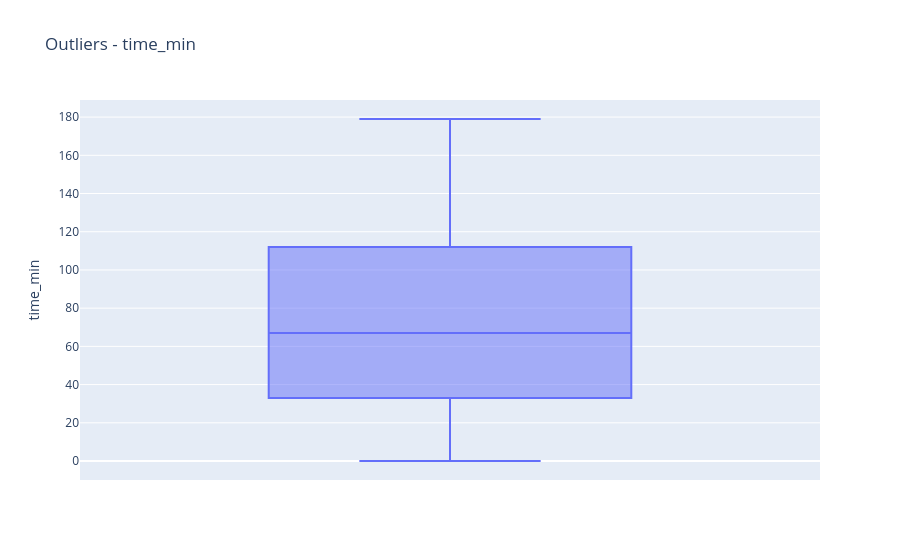
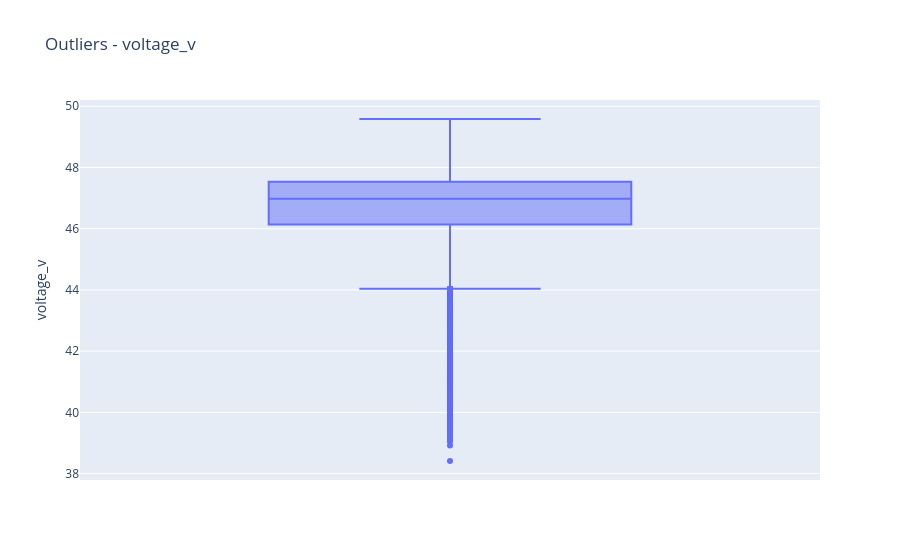
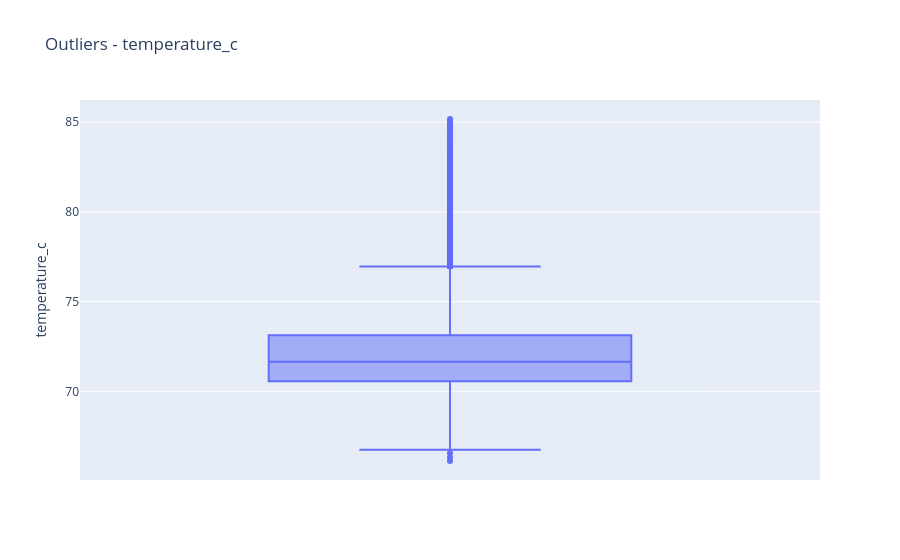
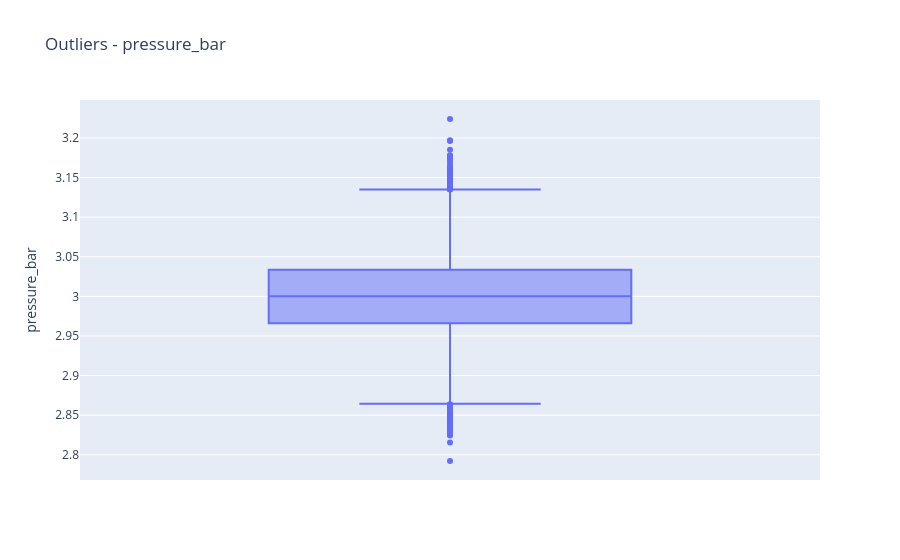

Write notebook code for charts like these, in order.
### Code cell
for col in num_cols:

    fig = px.box(
        df,
        y=col,
        title=f"Outliers - {col}"
    )

    fig.show()

### Figure 1 — Plotly figure (JSON) as saved in the notebook; plotly's stock layout.template omitted (floating-point values rounded to 4 significant figures; data arrays with more than 128 entries replaced by an {"elided": "..."} marker saying what was removed)
{"data": [{"alignmentgroup": "True", "hovertemplate": "time_min=%{y}<extra></extra>", "legendgroup": "", "marker": {"color": "#636efa"}, "name": "", "notched": false, "offsetgroup": "", "orientation": "v", "showlegend": false, "type": "box", "x0": " ", "xaxis": "x", "y": {"elided": "26930 int values"}, "y0": " ", "yaxis": "y"}], "layout": {"boxmode": "group", "legend": {"tracegroupgap": 0}, "title": {"text": "Outliers - time_min"}, "xaxis": {"anchor": "y", "domain": [0, 1]}, "yaxis": {"anchor": "x", "domain": [0, 1], "title": {"text": "time_min"}}}}

### Figure 2 — Plotly figure (JSON) as saved in the notebook; plotly's stock layout.template omitted (floating-point values rounded to 4 significant figures; data arrays with more than 128 entries replaced by an {"elided": "..."} marker saying what was removed)
{"data": [{"alignmentgroup": "True", "hovertemplate": "voltage_v=%{y}<extra></extra>", "legendgroup": "", "marker": {"color": "#636efa"}, "name": "", "notched": false, "offsetgroup": "", "orientation": "v", "showlegend": false, "type": "box", "x0": " ", "xaxis": "x", "y": {"elided": "26930 float values"}, "y0": " ", "yaxis": "y"}], "layout": {"boxmode": "group", "legend": {"tracegroupgap": 0}, "title": {"text": "Outliers - voltage_v"}, "xaxis": {"anchor": "y", "domain": [0, 1]}, "yaxis": {"anchor": "x", "domain": [0, 1], "title": {"text": "voltage_v"}}}}

### Figure 3 — Plotly figure (JSON) as saved in the notebook; plotly's stock layout.template omitted (floating-point values rounded to 4 significant figures; data arrays with more than 128 entries replaced by an {"elided": "..."} marker saying what was removed)
{"data": [{"alignmentgroup": "True", "hovertemplate": "temperature_c=%{y}<extra></extra>", "legendgroup": "", "marker": {"color": "#636efa"}, "name": "", "notched": false, "offsetgroup": "", "orientation": "v", "showlegend": false, "type": "box", "x0": " ", "xaxis": "x", "y": {"elided": "26930 float values"}, "y0": " ", "yaxis": "y"}], "layout": {"boxmode": "group", "legend": {"tracegroupgap": 0}, "title": {"text": "Outliers - temperature_c"}, "xaxis": {"anchor": "y", "domain": [0, 1]}, "yaxis": {"anchor": "x", "domain": [0, 1], "title": {"text": "temperature_c"}}}}

### Figure 4 — Plotly figure (JSON) as saved in the notebook; plotly's stock layout.template omitted (floating-point values rounded to 4 significant figures; data arrays with more than 128 entries replaced by an {"elided": "..."} marker saying what was removed)
{"data": [{"alignmentgroup": "True", "hovertemplate": "pressure_bar=%{y}<extra></extra>", "legendgroup": "", "marker": {"color": "#636efa"}, "name": "", "notched": false, "offsetgroup": "", "orientation": "v", "showlegend": false, "type": "box", "x0": " ", "xaxis": "x", "y": {"elided": "26930 float values"}, "y0": " ", "yaxis": "y"}], "layout": {"boxmode": "group", "legend": {"tracegroupgap": 0}, "title": {"text": "Outliers - pressure_bar"}, "xaxis": {"anchor": "y", "domain": [0, 1]}, "yaxis": {"anchor": "x", "domain": [0, 1], "title": {"text": "pressure_bar"}}}}
